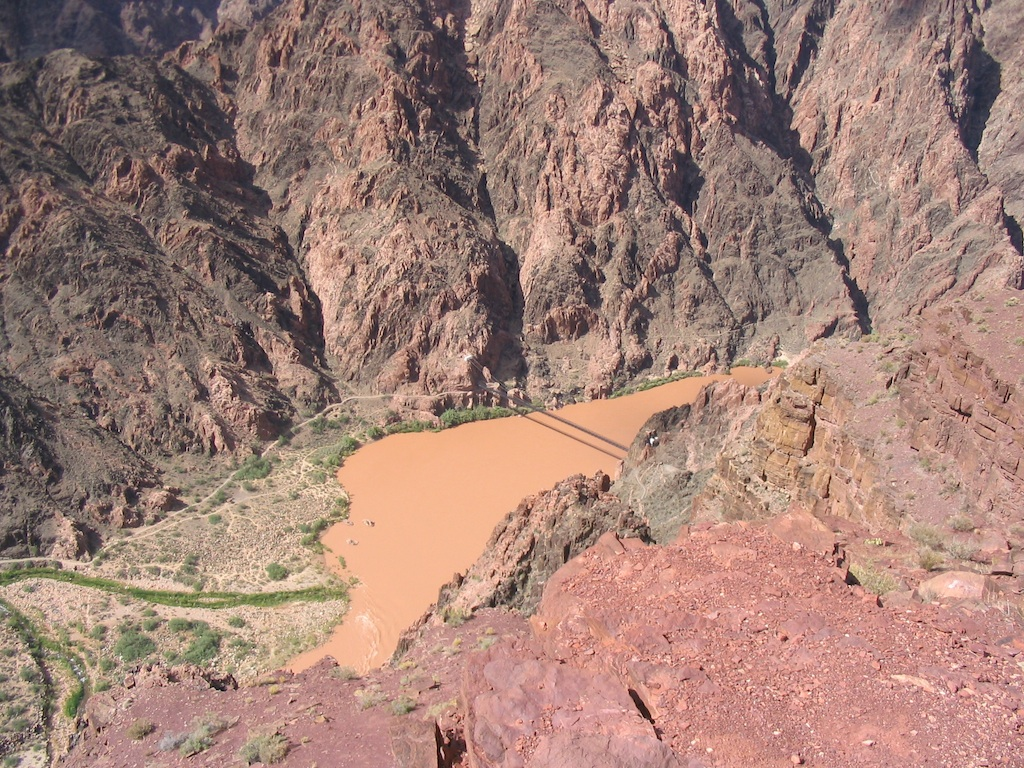
%> input picture trunk/matlab/basel/gaimc/vlfeat-0.9.16/data/river2.jpg, 1024 x 768 px
$ octave --eval "result = niceEdge(rgb2gray(imread('../../basel/gaimc/vlfeat-0.9.16/data/river2.jpg')));"   (GNU Octave 9; MATLAB toolbox functions it lacks are replaced by stand-ins)
%> lines starting %> are read from the running program, lines starting %| are printed output that depends on the picture; in (x1, y1, x2, y2) boxes, pixels count from 0 and x2, y2 are one past the last pixel; in counts of white or black regions, pixels touching at a corner belong together; the program's own positions count from 1
### trunk/matlab/features/rays/canny.m
% CANNY - Canny edge detection
%
% Function to perform Canny edge detection. Code uses modifications as
% suggested by Fleck (IEEE PAMI No. 3, Vol. 14. March 1992. pp 337-345)
%
% Usage: [gradient or] = canny(im, sigma)
%
% Arguments:   im    - image to be procesed
%              sigma - standard deviation of Gaussian smoothing filter
%                      (typically 1)
%
% Returns:     gradient - edge strength image (gradient amplitude)
%              or       - orientation image (in degrees 0-180, positive
%                         anti-clockwise)
%
% See also:  NONMAXSUP, HYSTHRESH

% Copyright (c) 1999-2003 Peter Kovesi
% School of Computer Science & Software Engineering
% The University of Western Australia
% http://www.csse.uwa.edu.au/
%
% Permission is hereby granted, free of charge, to any person obtaining a copy
% of this software and associated documentation files (the "Software"), to deal
% in the Software without restriction, subject to the following conditions:
%
% The above copyright notice and this permission notice shall be included in all
% copies or substantial portions of the Software.
%
% The Software is provided "as is", without warranty of any kind.

% April 1999    Original version
% January 2003  Error in calculation of d2 corrected

function [gradient, or] = canny(im, sigma)
%> called with sigma = 2

[rows, cols] = size(im);
%> rows = 768; cols = 1024
im = double(im);         % Ensure double

hsize = [6*sigma+1, 6*sigma+1];   % The filter size.

gaussian = fspecial('gaussian',hsize,sigma);
im = filter2(gaussian,im);        % Smoothed image.

h =  [  im(:,2:cols)  zeros(rows,1) ] - [  zeros(rows,1)  im(:,1:cols-1)  ];
v =  [  im(2:rows,:); zeros(1,cols) ] - [  zeros(1,cols); im(1:rows-1,:)  ];
d1 = [  im(2:rows,2:cols) zeros(rows-1,1); zeros(1,cols) ] - ...
                               [ zeros(1,cols); zeros(rows-1,1) im(1:rows-1,1:cols-1)  ];
d2 = [  zeros(1,cols); im(1:rows-1,2:cols) zeros(rows-1,1);  ] - ...
                               [ zeros(rows-1,1) im(2:rows,1:cols-1); zeros(1,cols)   ];
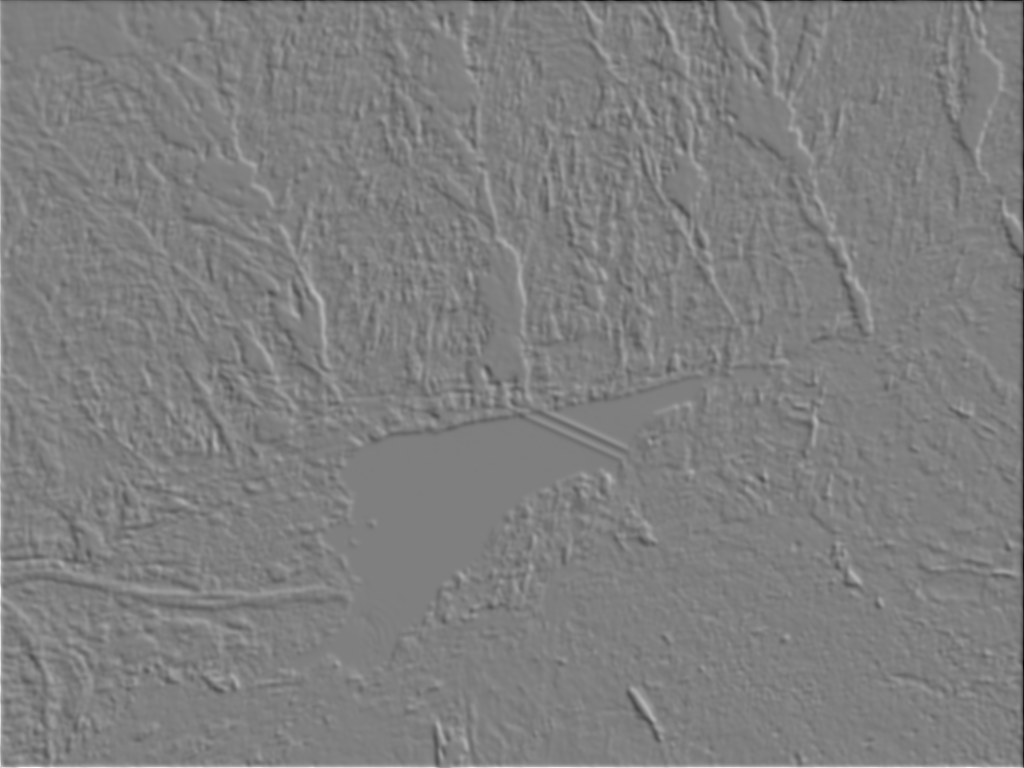
%> d2: size 768x1024 double; min -160.1, max 160.4, mean 0; drawn with min black and max white

X = h + (d1 + d2)/2.0;
Y = v + (d1 - d2)/2.0;

gradient = sqrt(X.*X + Y.*Y); % Gradient amplitude.

or = atan2(-Y, X);            % Angles -pi to + pi.
neg = or<0;                   % Map angles to 0-pi.
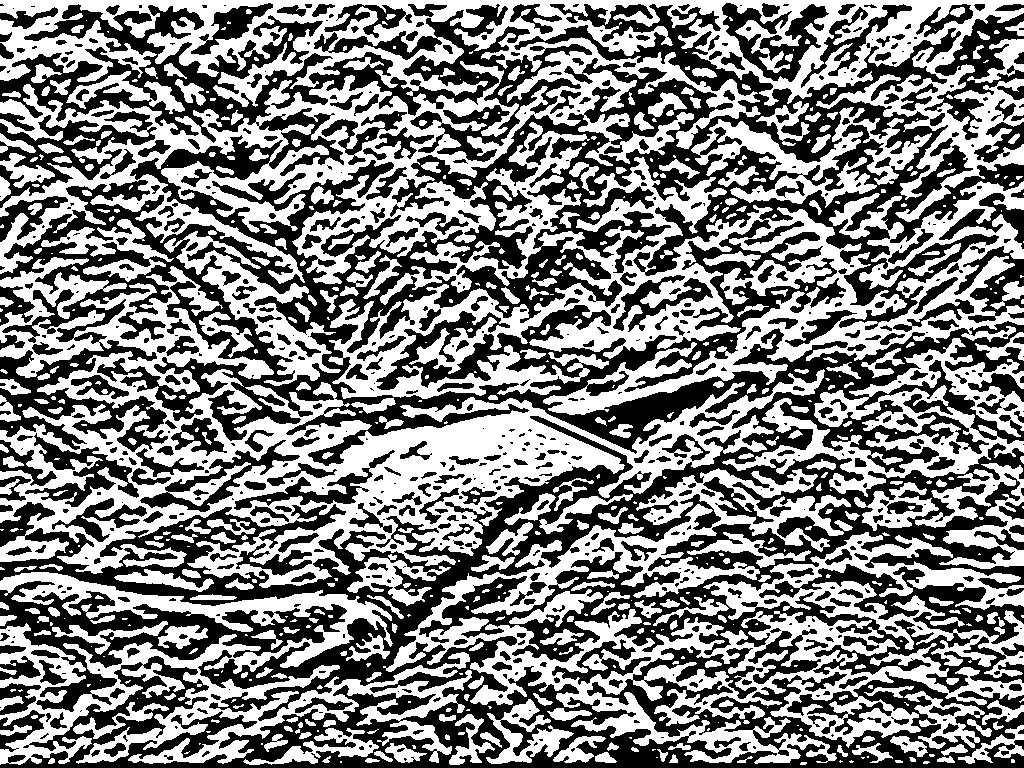
%> neg: size 768x1024 logical; 50.8% white; 739 black regions (339 under 20 px), largest, box (x1, y1, x2, y2) and area: (0, 4, 1024, 768) 292513, (0, 581, 347, 712) 11756, (0, 111, 157, 208) 4679
or = or.*~neg + (or+pi).*neg;
or = or*180/pi;               % Convert to degrees.
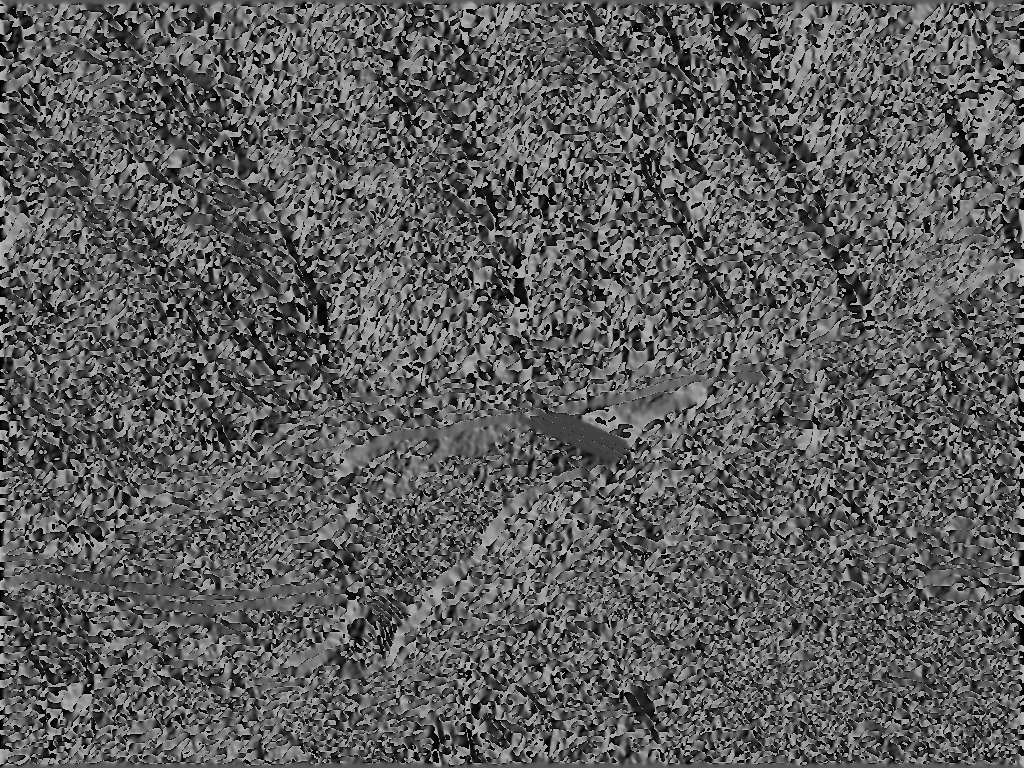
%> or: size 768x1024 double; min 8.78e-06, max 180, mean 92.8

keyboard;

### trunk/matlab/features/rays/niceEdge.m
function E4 = niceEdge(I)

CANNYSIGMA = 2;
CANNYTHRESH = 20;
MINAREA = 25;


E = canny(I, CANNYSIGMA);

E2 = E > CANNYTHRESH;
%> E2: size 768x1024 logical; 31.6% white; 2049 white regions (1294 under 20 px), largest, box (x1, y1, x2, y2) and area: (0, 0, 1024, 768) 144413, (330, 166, 450, 380) 6784, (547, 498, 659, 582) 2200
%L = bwlabel(E > CANNYTHRESH);
STATS = regionprops(logical(E2), 'PixelIdxList', 'Area');
%> STATS = 2049 regions; largest, Area: 144413, 6784, 2200, 2148, 2004

for l = 1:length(STATS)
if STATS(l).Area < MINAREA;
E2(STATS(l).PixelIdxList) = 0;
%disp(['killed region ' num2str(l)]);
end
end
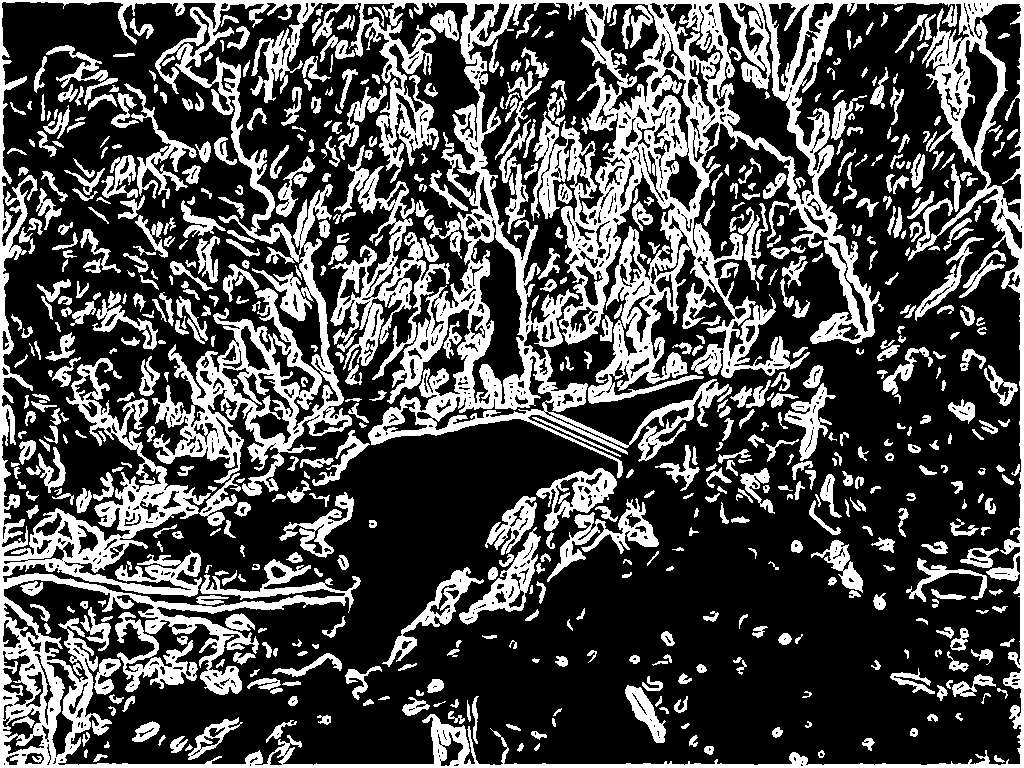
%> E2: size 768x1024 logical; 30.1% white; 647 white regions, largest, box (x1, y1, x2, y2) and area: (0, 0, 1024, 768) 144413, (330, 166, 450, 380) 6784, (547, 498, 659, 582) 2200

%keyboard;

E3 = bwmorph(E2, 'thin', Inf);
%> E3: size 768x1024 logical; 7% white in thin lines or dots
E4 = bwmorph(E3, 'diag');
%> E4: size 768x1024 logical; 12.5% white in thin lines or dots
% add edges on the frames
E4(1:size(E4,1),1) = 1;
E4(1:size(E4,1),2) = 1;
%> E4: size 768x1024 logical; 12.6% white in thin lines or dots
E4(1:size(E4,1),size(E4,2)) = 1;
E4(1:size(E4,1),size(E4,2)-1) = 1;

E4(1,1:size(E4,2)) = 1;
E4(2,1:size(E4,2)) = 1;
E4(size(E4,1),  1:size(E4,2)) = 1;
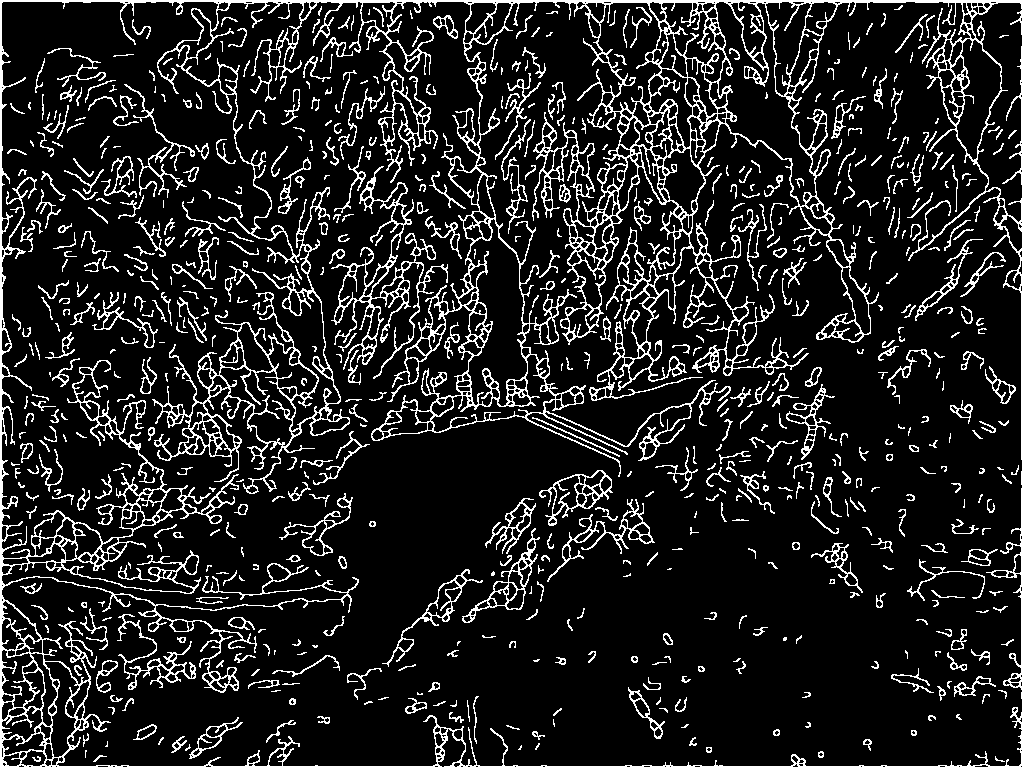
%> E4: size 768x1024 logical; 13.2% white in thin lines or dots
E4(size(E4,1)-1,1:size(E4,2)) = 1;
%> E4: size 768x1024 logical; 13.2% white in thin lines or dots

%E4 = E2;
